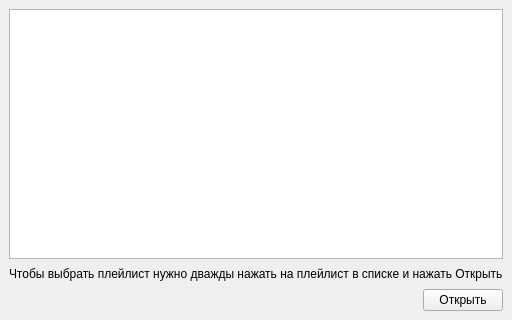
<?xml version="1.0" encoding="UTF-8"?>
<ui version="4.0">
 <class>OpenPlaylist</class>
 <widget class="QMainWindow" name="OpenPlaylist">
  <property name="geometry">
   <rect>
    <x>0</x>
    <y>0</y>
    <width>481</width>
    <height>320</height>
   </rect>
  </property>
  <property name="windowTitle">
   <string>Открыть плейлист</string>
  </property>
  <widget class="QWidget" name="centralwidget">
   <layout class="QVBoxLayout" name="verticalLayout_2">
    <item>
     <layout class="QVBoxLayout" name="verticalLayout">
      <item>
       <widget class="QListWidget" name="playlists">
        <property name="sizePolicy">
         <sizepolicy hsizetype="Expanding" vsizetype="Minimum">
          <horstretch>0</horstretch>
          <verstretch>0</verstretch>
         </sizepolicy>
        </property>
        <property name="minimumSize">
         <size>
          <width>0</width>
          <height>250</height>
         </size>
        </property>
       </widget>
      </item>
      <item>
       <widget class="QLabel" name="info">
        <property name="text">
         <string>Чтобы выбрать плейлист нужно дважды нажать на плейлист в списке и нажать Открыть</string>
        </property>
       </widget>
      </item>
      <item>
       <layout class="QHBoxLayout" name="horizontalLayout">
        <item>
         <spacer name="horizontalSpacer">
          <property name="orientation">
           <enum>Qt::Horizontal</enum>
          </property>
          <property name="sizeHint" stdset="0">
           <size>
            <width>40</width>
            <height>20</height>
           </size>
          </property>
         </spacer>
        </item>
        <item>
         <widget class="QPushButton" name="open">
          <property name="text">
           <string>Открыть</string>
          </property>
         </widget>
        </item>
       </layout>
      </item>
     </layout>
    </item>
   </layout>
  </widget>
 </widget>
 <resources/>
 <connections/>
</ui>
